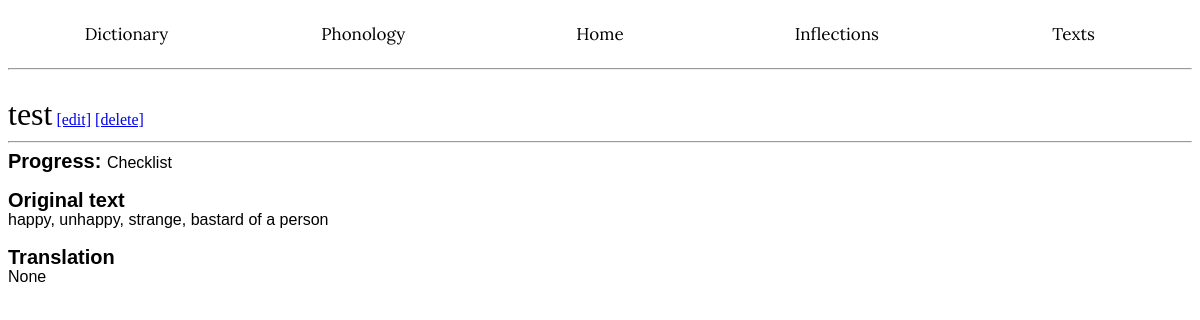
Before: /texts/3/ with the older database file.
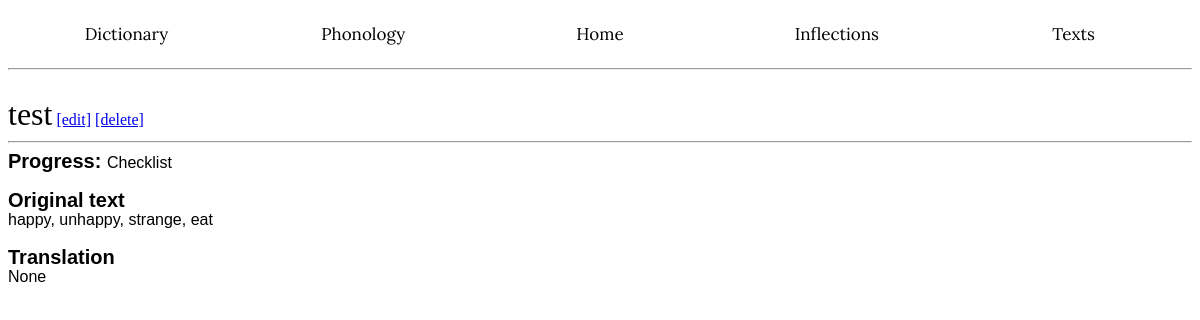
After: the same page with the newer database file.
### app/models.py (models this page shows, shortened)
class Texts(db.Model):
    __tablename__ = 'Texts'
    id: so.Mapped[int] = so.mapped_column(primary_key=True)
    title: so.Mapped[str] = so.mapped_column(index=True)
    status: so.Mapped[str] = so.mapped_column(index=True)
    content: so.Mapped[str] = so.mapped_column()
    translation: so.Mapped[str] = so.mapped_column(nullable=True)

### app/routes.py (the view)
@app.route('/texts/<id>/', methods=['GET', 'POST'])
def readtext(id):
    match = Texts.query.filter(Texts.id == id).first()
    print(match.translation)
    return render_template('readtext.html', match=match)

### app/templates/readtext.html (shortened to what this page needs)
<!DOCTYPE html>
<html lang="en">
<head>
</head>
    <body>
        {% extends "base.html" %}
        {% block content %}<br>
        <wordh1>{{ match.title }}</wordh1>
        <a href="{{ url_for('modifytext', id=match.id) }}">[edit]</a>
        <a href="{{ url_for('deletetext', id=match.id) }}">[delete]</a><hr>
        <wordh2>Progress: </wordh2><wordp>{{ match.status }}</wordp><br><br>
        <wordh2>Original text</wordh2><br><wordp>{{ match.content }}</wordp><br><br>
        <wordh2>Translation</wordh2>
        <br><wordp>{{ match.translation }}</wordp><br><br>
        {% endblock %}

### app/templates/base.html (shortened to what this page needs)
<!DOCTYPE html>
<html lang="en">
<head>
    <link rel="stylesheet" href='/static/style.css' />
</head>
<body>
 <div class="navbar">
        <a href="{{ url_for('dictionary') }}">Dictionary</a>
        <a href="{{ url_for('phonology') }}">Phonology</a>
        <a href="{{ url_for('index') }}">Home</a>
        <a href="{{ url_for('inflections') }}">Inflections</a>
        <a href="{{ url_for('texts') }}">Texts</a>
</div>
<hr>
{% block content %}{% endblock %}
</body>
</html>

### app/static/style.css (style rules this page uses)
.navbar { width: 100%; background-color: white; overflow: auto; }
.navbar a { float: left; color: black; font-family: "Lora"; text-decoration: none; font-size: 17px; width: 20%; text-align: center; padding-top: 15px; padding-bottom: 15px; }
wordh1 { font-family: "Georgia", serif; color: black; font-size: 32px; }
wordh2 { font-family: "Arial", sans-serif; color: black; font-weight: bold; line-height: 20px; font-size: 20px; }
wordp { font-family: "Arial", sans-serif; color: black; font-size: 16px; }

Changed rows visible on the page:
changed Texts "test": content "happy, unhappy, strange, bastard of a person" → "happy, unhappy, strange, eat"
